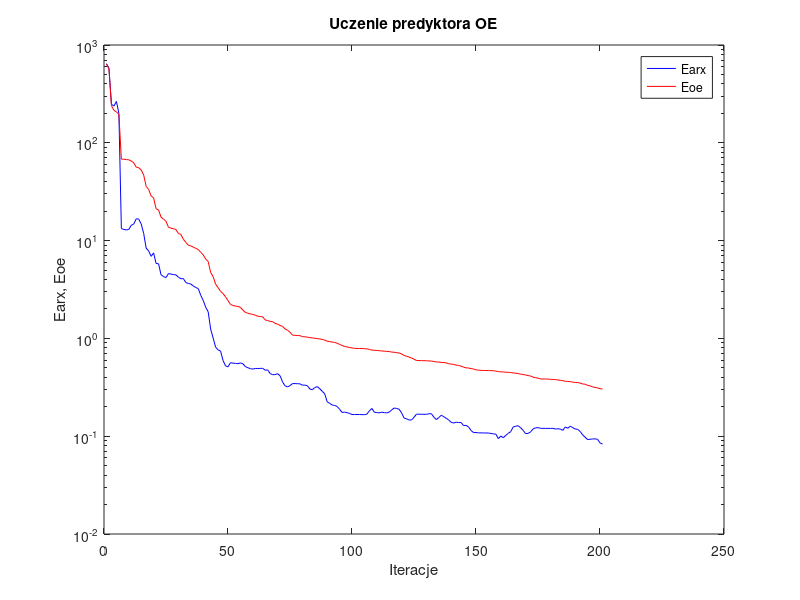
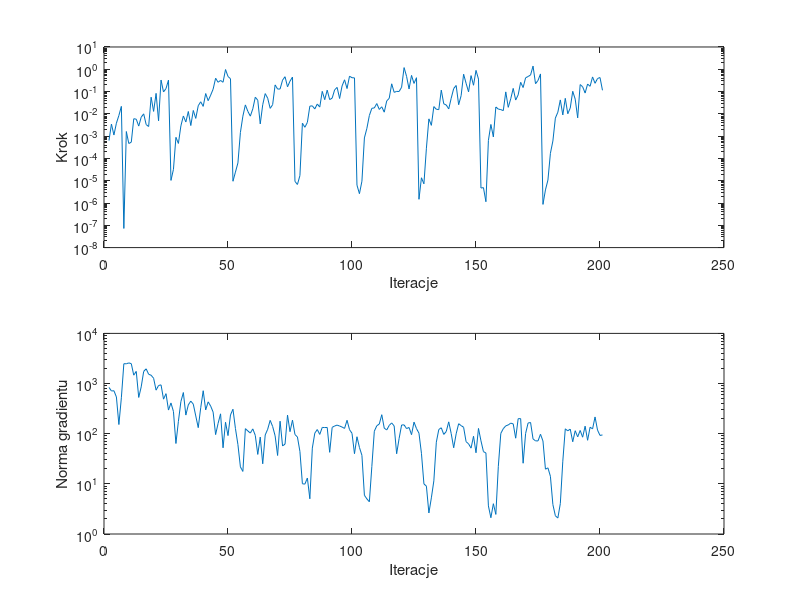

MATLAB code for these plots, in order:
%uczenie predyktora oe
clear all;
n=0; farx(n+1)=6.444436e+002; foe(n+1)=6.396079e+002; wspucz(n+1)=0.000000e+000; ng(n+1)=0.000000e+000;
%odnowa zmiennej metryki
n=1; farx(n+1)=5.782484e+002; foe(n+1)=5.694243e+002; krok(n+1)=6.328553e-004; ng(n+1)=8.376990e+002;
n=2; farx(n+1)=2.486121e+002; foe(n+1)=2.394532e+002; krok(n+1)=3.473809e-003; ng(n+1)=7.105239e+002;
n=3; farx(n+1)=2.374248e+002; foe(n+1)=2.147154e+002; krok(n+1)=1.123587e-003; ng(n+1)=7.190047e+002;
n=4; farx(n+1)=2.648790e+002; foe(n+1)=2.072857e+002; krok(n+1)=3.816075e-003; ng(n+1)=5.400145e+002;
n=5; farx(n+1)=2.007843e+002; foe(n+1)=1.951665e+002; krok(n+1)=8.473306e-003; ng(n+1)=1.522926e+002;
n=6; farx(n+1)=1.327245e+001; foe(n+1)=6.806369e+001; krok(n+1)=2.165649e-002; ng(n+1)=5.205465e+002;
n=7; farx(n+1)=1.302290e+001; foe(n+1)=6.795809e+001; krok(n+1)=7.230243e-008; ng(n+1)=2.483479e+003;
n=8; farx(n+1)=1.286066e+001; foe(n+1)=6.736077e+001; krok(n+1)=1.612540e-003; ng(n+1)=2.478231e+003;
n=9; farx(n+1)=1.301844e+001; foe(n+1)=6.703597e+001; krok(n+1)=4.676141e-004; ng(n+1)=2.578284e+003;
n=10; farx(n+1)=1.434556e+001; foe(n+1)=6.510832e+001; krok(n+1)=5.362933e-004; ng(n+1)=2.491817e+003;
n=11; farx(n+1)=1.479562e+001; foe(n+1)=6.238279e+001; krok(n+1)=6.046212e-003; ng(n+1)=1.468689e+003;
n=12; farx(n+1)=1.670668e+001; foe(n+1)=5.637422e+001; krok(n+1)=5.767896e-003; ng(n+1)=1.745961e+003;
n=13; farx(n+1)=1.661953e+001; foe(n+1)=5.566870e+001; krok(n+1)=2.827499e-003; ng(n+1)=5.282664e+002;
n=14; farx(n+1)=1.477963e+001; foe(n+1)=5.272034e+001; krok(n+1)=7.088910e-003; ng(n+1)=8.590143e+002;
n=15; farx(n+1)=1.183342e+001; foe(n+1)=4.683363e+001; krok(n+1)=1.000726e-002; ng(n+1)=1.745874e+003;
n=16; farx(n+1)=8.368269e+000; foe(n+1)=3.580377e+001; krok(n+1)=3.303815e-003; ng(n+1)=1.966913e+003;
n=17; farx(n+1)=7.851312e+000; foe(n+1)=3.340268e+001; krok(n+1)=2.707062e-003; ng(n+1)=1.531726e+003;
n=18; farx(n+1)=6.901608e+000; foe(n+1)=2.860398e+001; krok(n+1)=5.576355e-002; ng(n+1)=1.464305e+003;
n=19; farx(n+1)=7.485417e+000; foe(n+1)=2.735350e+001; krok(n+1)=1.289397e-002; ng(n+1)=1.274964e+003;
n=20; farx(n+1)=5.838484e+000; foe(n+1)=2.116164e+001; krok(n+1)=8.298877e-002; ng(n+1)=7.386191e+002;
n=21; farx(n+1)=5.796237e+000; foe(n+1)=2.056401e+001; krok(n+1)=4.874671e-003; ng(n+1)=9.146894e+002;
n=22; farx(n+1)=4.469302e+000; foe(n+1)=1.737501e+001; krok(n+1)=3.282103e-001; ng(n+1)=9.413066e+002;
n=23; farx(n+1)=4.287768e+000; foe(n+1)=1.657926e+001; krok(n+1)=9.599621e-002; ng(n+1)=4.884271e+002;
n=24; farx(n+1)=4.189864e+000; foe(n+1)=1.576157e+001; krok(n+1)=1.364675e-001; ng(n+1)=6.283168e+002;
n=25; farx(n+1)=4.606783e+000; foe(n+1)=1.367835e+001; krok(n+1)=3.261226e-001; ng(n+1)=2.960447e+002;
%odnowa zmiennej metryki
n=26; farx(n+1)=4.549277e+000; foe(n+1)=1.340154e+001; krok(n+1)=1.034570e-005; ng(n+1)=4.101827e+002;
n=27; farx(n+1)=4.488504e+000; foe(n+1)=1.322625e+001; krok(n+1)=3.223481e-005; ng(n+1)=2.774393e+002;
n=28; farx(n+1)=4.466183e+000; foe(n+1)=1.297730e+001; krok(n+1)=8.861138e-004; ng(n+1)=6.378124e+001;
n=29; farx(n+1)=4.226299e+000; foe(n+1)=1.182387e+001; krok(n+1)=4.706747e-004; ng(n+1)=1.765286e+002;
n=30; farx(n+1)=4.080343e+000; foe(n+1)=1.158136e+001; krok(n+1)=2.883948e-003; ng(n+1)=4.366304e+002;
n=31; farx(n+1)=4.083760e+000; foe(n+1)=1.031760e+001; krok(n+1)=8.029022e-003; ng(n+1)=6.621390e+002;
n=32; farx(n+1)=3.729513e+000; foe(n+1)=9.581646e+000; krok(n+1)=4.312903e-003; ng(n+1)=2.349995e+002;
n=33; farx(n+1)=3.645680e+000; foe(n+1)=8.970314e+000; krok(n+1)=1.276026e-002; ng(n+1)=3.759382e+002;
n=34; farx(n+1)=3.598166e+000; foe(n+1)=8.826057e+000; krok(n+1)=2.988526e-003; ng(n+1)=4.463339e+002;
n=35; farx(n+1)=3.440327e+000; foe(n+1)=8.578668e+000; krok(n+1)=1.420161e-002; ng(n+1)=3.887385e+002;
n=36; farx(n+1)=3.313586e+000; foe(n+1)=8.332433e+000; krok(n+1)=6.254878e-003; ng(n+1)=2.259986e+002;
n=37; farx(n+1)=3.232460e+000; foe(n+1)=8.098806e+000; krok(n+1)=2.316852e-002; ng(n+1)=1.319885e+002;
n=38; farx(n+1)=2.763195e+000; foe(n+1)=7.610497e+000; krok(n+1)=3.481722e-002; ng(n+1)=3.293282e+002;
n=39; farx(n+1)=2.447055e+000; foe(n+1)=7.139965e+000; krok(n+1)=2.165649e-002; ng(n+1)=7.194523e+002;
n=40; farx(n+1)=2.086831e+000; foe(n+1)=6.487132e+000; krok(n+1)=8.155575e-002; ng(n+1)=2.981853e+002;
n=41; farx(n+1)=1.875027e+000; foe(n+1)=6.118848e+000; krok(n+1)=3.899737e-002; ng(n+1)=4.314461e+002;
n=42; farx(n+1)=1.245064e+000; foe(n+1)=4.734884e+000; krok(n+1)=6.864555e-002; ng(n+1)=3.556388e+002;
n=43; farx(n+1)=1.011773e+000; foe(n+1)=4.278507e+000; krok(n+1)=1.280543e-001; ng(n+1)=2.695313e+002;
n=44; farx(n+1)=8.148924e-001; foe(n+1)=3.588403e+000; krok(n+1)=3.963765e-001; ng(n+1)=9.593924e+001;
n=45; farx(n+1)=7.631507e-001; foe(n+1)=3.309617e+000; krok(n+1)=2.611580e-001; ng(n+1)=1.604573e+002;
n=46; farx(n+1)=7.418144e-001; foe(n+1)=3.030146e+000; krok(n+1)=3.155149e-001; ng(n+1)=2.490000e+002;
n=47; farx(n+1)=5.940246e-001; foe(n+1)=2.866879e+000; krok(n+1)=2.613267e-001; ng(n+1)=5.234567e+001;
n=48; farx(n+1)=5.242599e-001; foe(n+1)=2.662999e+000; krok(n+1)=9.740223e-001; ng(n+1)=1.693191e+002;
n=49; farx(n+1)=5.122478e-001; foe(n+1)=2.436564e+000; krok(n+1)=4.747686e-001; ng(n+1)=9.165659e+001;
n=50; farx(n+1)=5.642456e-001; foe(n+1)=2.223816e+000; krok(n+1)=3.768236e-001; ng(n+1)=2.365843e+002;
%odnowa zmiennej metryki
n=51; farx(n+1)=5.589813e-001; foe(n+1)=2.169567e+000; krok(n+1)=9.479621e-006; ng(n+1)=3.073520e+002;
n=52; farx(n+1)=5.548129e-001; foe(n+1)=2.139813e+000; krok(n+1)=2.443486e-005; ng(n+1)=1.267451e+002;
n=53; farx(n+1)=5.516613e-001; foe(n+1)=2.123944e+000; krok(n+1)=6.293327e-005; ng(n+1)=6.061922e+001;
n=54; farx(n+1)=5.615600e-001; foe(n+1)=2.076010e+000; krok(n+1)=1.462416e-003; ng(n+1)=2.177736e+001;
n=55; farx(n+1)=5.503774e-001; foe(n+1)=1.948163e+000; krok(n+1)=7.883344e-003; ng(n+1)=1.768688e+001;
n=56; farx(n+1)=5.149002e-001; foe(n+1)=1.843720e+000; krok(n+1)=2.521242e-002; ng(n+1)=1.261074e+002;
n=57; farx(n+1)=5.018069e-001; foe(n+1)=1.807826e+000; krok(n+1)=1.296098e-002; ng(n+1)=1.134170e+002;
n=58; farx(n+1)=4.900704e-001; foe(n+1)=1.779092e+000; krok(n+1)=7.883344e-003; ng(n+1)=1.029653e+002;
n=59; farx(n+1)=4.857838e-001; foe(n+1)=1.759237e+000; krok(n+1)=1.680437e-002; ng(n+1)=1.247069e+002;
n=60; farx(n+1)=4.925173e-001; foe(n+1)=1.727000e+000; krok(n+1)=5.558094e-002; ng(n+1)=9.256380e+001;
n=61; farx(n+1)=4.927032e-001; foe(n+1)=1.683422e+000; krok(n+1)=4.109961e-002; ng(n+1)=3.863061e+001;
n=62; farx(n+1)=4.933625e-001; foe(n+1)=1.676424e+000; krok(n+1)=3.544455e-003; ng(n+1)=8.572311e+001;
n=63; farx(n+1)=4.947629e-001; foe(n+1)=1.660101e+000; krok(n+1)=2.565544e-002; ng(n+1)=2.514603e+001;
n=64; farx(n+1)=4.725043e-001; foe(n+1)=1.543889e+000; krok(n+1)=8.100548e-002; ng(n+1)=9.430943e+001;
n=65; farx(n+1)=4.767232e-001; foe(n+1)=1.522176e+000; krok(n+1)=5.051878e-002; ng(n+1)=1.226982e+002;
n=66; farx(n+1)=4.375803e-001; foe(n+1)=1.491870e+000; krok(n+1)=1.763378e-002; ng(n+1)=1.845468e+002;
n=67; farx(n+1)=4.254392e-001; foe(n+1)=1.484384e+000; krok(n+1)=2.580064e-002; ng(n+1)=1.392403e+002;
n=68; farx(n+1)=4.264832e-001; foe(n+1)=1.424607e+000; krok(n+1)=1.989372e-001; ng(n+1)=9.067473e+001;
n=69; farx(n+1)=4.355626e-001; foe(n+1)=1.398221e+000; krok(n+1)=1.293628e-001; ng(n+1)=3.678747e+001;
n=70; farx(n+1)=4.145560e-001; foe(n+1)=1.356285e+000; krok(n+1)=1.304848e-001; ng(n+1)=1.773746e+002;
n=71; farx(n+1)=3.589298e-001; foe(n+1)=1.325707e+000; krok(n+1)=3.261226e-001; ng(n+1)=5.688546e+001;
n=72; farx(n+1)=3.272658e-001; foe(n+1)=1.251062e+000; krok(n+1)=4.635137e-001; ng(n+1)=6.212809e+001;
n=73; farx(n+1)=3.194838e-001; foe(n+1)=1.211076e+000; krok(n+1)=1.634459e-001; ng(n+1)=2.346431e+002;
n=74; farx(n+1)=3.286640e-001; foe(n+1)=1.156900e+000; krok(n+1)=2.926858e-001; ng(n+1)=1.097805e+002;
n=75; farx(n+1)=3.453509e-001; foe(n+1)=1.081272e+000; krok(n+1)=4.461084e-001; ng(n+1)=1.863605e+002;
%odnowa zmiennej metryki
n=76; farx(n+1)=3.449506e-001; foe(n+1)=1.074721e+000; krok(n+1)=9.299765e-006; ng(n+1)=9.624231e+001;
n=77; farx(n+1)=3.443487e-001; foe(n+1)=1.070327e+000; krok(n+1)=6.801400e-006; ng(n+1)=8.578555e+001;
n=78; farx(n+1)=3.430997e-001; foe(n+1)=1.067010e+000; krok(n+1)=1.709205e-005; ng(n+1)=4.420521e+001;
n=79; farx(n+1)=3.326888e-001; foe(n+1)=1.042851e+000; krok(n+1)=3.813159e-003; ng(n+1)=1.004486e+001;
n=80; farx(n+1)=3.331739e-001; foe(n+1)=1.039369e+000; krok(n+1)=2.500228e-003; ng(n+1)=9.871968e+000;
n=81; farx(n+1)=3.280860e-001; foe(n+1)=1.030081e+000; krok(n+1)=4.118564e-003; ng(n+1)=1.308307e+001;
n=82; farx(n+1)=3.038227e-001; foe(n+1)=1.019435e+000; krok(n+1)=2.219272e-002; ng(n+1)=5.037833e+000;
n=83; farx(n+1)=2.990026e-001; foe(n+1)=1.010463e+000; krok(n+1)=2.284436e-002; ng(n+1)=5.160930e+001;
n=84; farx(n+1)=3.140000e-001; foe(n+1)=1.004844e+000; krok(n+1)=1.660195e-002; ng(n+1)=1.026836e+002;
n=85; farx(n+1)=3.216176e-001; foe(n+1)=9.943843e-001; krok(n+1)=2.768352e-002; ng(n+1)=1.209979e+002;
n=86; farx(n+1)=3.058592e-001; foe(n+1)=9.872332e-001; krok(n+1)=2.015462e-002; ng(n+1)=9.676156e+001;
n=87; farx(n+1)=2.877898e-001; foe(n+1)=9.772945e-001; krok(n+1)=1.020821e-001; ng(n+1)=1.334023e+002;
n=88; farx(n+1)=2.710196e-001; foe(n+1)=9.612307e-001; krok(n+1)=4.320574e-002; ng(n+1)=1.325450e+002;
n=89; farx(n+1)=2.244453e-001; foe(n+1)=9.357370e-001; krok(n+1)=1.160291e-001; ng(n+1)=1.332085e+002;
n=90; farx(n+1)=2.168737e-001; foe(n+1)=9.272348e-001; krok(n+1)=4.356626e-002; ng(n+1)=4.253651e+001;
n=91; farx(n+1)=2.082703e-001; foe(n+1)=9.177081e-001; krok(n+1)=5.079872e-002; ng(n+1)=1.338183e+002;
n=92; farx(n+1)=2.066077e-001; foe(n+1)=9.091196e-001; krok(n+1)=1.197092e-001; ng(n+1)=1.424767e+002;
n=93; farx(n+1)=2.016283e-001; foe(n+1)=8.925917e-001; krok(n+1)=1.534454e-001; ng(n+1)=1.484418e+002;
n=94; farx(n+1)=1.886512e-001; foe(n+1)=8.674700e-001; krok(n+1)=4.879939e-002; ng(n+1)=1.423021e+002;
n=95; farx(n+1)=1.748807e-001; foe(n+1)=8.480334e-001; krok(n+1)=1.794664e-001; ng(n+1)=1.356424e+002;
n=96; farx(n+1)=1.764347e-001; foe(n+1)=8.269156e-001; krok(n+1)=3.372291e-001; ng(n+1)=1.275227e+002;
n=97; farx(n+1)=1.740532e-001; foe(n+1)=8.181956e-001; krok(n+1)=1.365450e-001; ng(n+1)=1.851323e+002;
n=98; farx(n+1)=1.709089e-001; foe(n+1)=8.075791e-001; krok(n+1)=4.907389e-001; ng(n+1)=1.205005e+002;
n=99; farx(n+1)=1.664820e-001; foe(n+1)=7.980964e-001; krok(n+1)=4.176037e-001; ng(n+1)=1.017100e+002;
n=100; farx(n+1)=1.666725e-001; foe(n+1)=7.920052e-001; krok(n+1)=4.110512e-001; ng(n+1)=3.995274e+001;
%odnowa zmiennej metryki
n=101; farx(n+1)=1.666438e-001; foe(n+1)=7.887269e-001; krok(n+1)=6.325379e-006; ng(n+1)=8.690962e+001;
n=102; farx(n+1)=1.665640e-001; foe(n+1)=7.881297e-001; krok(n+1)=2.621559e-006; ng(n+1)=5.320721e+001;
n=103; farx(n+1)=1.662527e-001; foe(n+1)=7.872719e-001; krok(n+1)=9.515687e-006; ng(n+1)=3.704511e+001;
n=104; farx(n+1)=1.658612e-001; foe(n+1)=7.852554e-001; krok(n+1)=8.336543e-004; ng(n+1)=5.920303e+000;
n=105; farx(n+1)=1.681401e-001; foe(n+1)=7.822438e-001; krok(n+1)=2.241713e-003; ng(n+1)=5.013224e+000;
n=106; farx(n+1)=1.814725e-001; foe(n+1)=7.721783e-001; krok(n+1)=8.471180e-003; ng(n+1)=4.393326e+000;
n=107; farx(n+1)=1.922899e-001; foe(n+1)=7.596807e-001; krok(n+1)=1.775074e-002; ng(n+1)=2.222213e+001;
n=108; farx(n+1)=1.757856e-001; foe(n+1)=7.566615e-001; krok(n+1)=1.844475e-002; ng(n+1)=1.122166e+002;
n=109; farx(n+1)=1.742659e-001; foe(n+1)=7.530478e-001; krok(n+1)=2.896961e-002; ng(n+1)=1.439748e+002;
n=110; farx(n+1)=1.733173e-001; foe(n+1)=7.485426e-001; krok(n+1)=1.576669e-002; ng(n+1)=1.556991e+002;
n=111; farx(n+1)=1.759632e-001; foe(n+1)=7.439034e-001; krok(n+1)=2.074719e-002; ng(n+1)=2.392011e+002;
n=112; farx(n+1)=1.742000e-001; foe(n+1)=7.408098e-001; krok(n+1)=1.189399e-002; ng(n+1)=1.291062e+002;
n=113; farx(n+1)=1.730668e-001; foe(n+1)=7.364760e-001; krok(n+1)=3.802193e-002; ng(n+1)=1.187141e+002;
n=114; farx(n+1)=1.761951e-001; foe(n+1)=7.339677e-001; krok(n+1)=4.953895e-002; ng(n+1)=1.461895e+002;
n=115; farx(n+1)=1.856355e-001; foe(n+1)=7.248446e-001; krok(n+1)=2.228338e-001; ng(n+1)=1.640594e+002;
n=116; farx(n+1)=1.941985e-001; foe(n+1)=7.214006e-001; krok(n+1)=9.228634e-002; ng(n+1)=1.425728e+002;
n=117; farx(n+1)=1.920975e-001; foe(n+1)=7.142876e-001; krok(n+1)=1.015974e-001; ng(n+1)=3.984539e+001;
n=118; farx(n+1)=1.888396e-001; foe(n+1)=7.097053e-001; krok(n+1)=1.010376e-001; ng(n+1)=8.063846e+001;
n=119; farx(n+1)=1.729796e-001; foe(n+1)=6.935296e-001; krok(n+1)=1.559895e-001; ng(n+1)=1.491865e+002;
n=120; farx(n+1)=1.533492e-001; foe(n+1)=6.699100e-001; krok(n+1)=1.189063e+000; ng(n+1)=1.498805e+002;
n=121; farx(n+1)=1.505379e-001; foe(n+1)=6.562783e-001; krok(n+1)=4.819709e-001; ng(n+1)=1.264525e+002;
n=122; farx(n+1)=1.465923e-001; foe(n+1)=6.449893e-001; krok(n+1)=1.305790e-001; ng(n+1)=1.330887e+002;
n=123; farx(n+1)=1.463549e-001; foe(n+1)=6.302712e-001; krok(n+1)=5.312625e-001; ng(n+1)=9.559829e+001;
n=124; farx(n+1)=1.562237e-001; foe(n+1)=6.129940e-001; krok(n+1)=2.320583e-001; ng(n+1)=1.702020e+002;
n=125; farx(n+1)=1.679752e-001; foe(n+1)=5.947391e-001; krok(n+1)=4.187571e-001; ng(n+1)=1.265350e+002;
%odnowa zmiennej metryki
n=126; farx(n+1)=1.679316e-001; foe(n+1)=5.935705e-001; krok(n+1)=1.468641e-006; ng(n+1)=1.024612e+002;
n=127; farx(n+1)=1.675902e-001; foe(n+1)=5.922351e-001; krok(n+1)=1.356957e-005; ng(n+1)=4.066014e+001;
n=128; farx(n+1)=1.675400e-001; foe(n+1)=5.921802e-001; krok(n+1)=7.265431e-006; ng(n+1)=9.967193e+000;
n=129; farx(n+1)=1.673847e-001; foe(n+1)=5.906679e-001; krok(n+1)=2.879132e-004; ng(n+1)=9.012017e+000;
n=130; farx(n+1)=1.693700e-001; foe(n+1)=5.884626e-001; krok(n+1)=5.967857e-003; ng(n+1)=2.626881e+000;
n=131; farx(n+1)=1.699372e-001; foe(n+1)=5.864803e-001; krok(n+1)=3.049962e-003; ng(n+1)=5.260523e+000;
n=132; farx(n+1)=1.567936e-001; foe(n+1)=5.807120e-001; krok(n+1)=2.117616e-002; ng(n+1)=1.147923e+001;
n=133; farx(n+1)=1.480257e-001; foe(n+1)=5.742439e-001; krok(n+1)=1.604627e-002; ng(n+1)=6.776200e+001;
n=134; farx(n+1)=1.549800e-001; foe(n+1)=5.734177e-001; krok(n+1)=1.548166e-002; ng(n+1)=1.214199e+002;
n=135; farx(n+1)=1.639202e-001; foe(n+1)=5.681731e-001; krok(n+1)=1.160291e-001; ng(n+1)=1.311847e+002;
n=136; farx(n+1)=1.582368e-001; foe(n+1)=5.663690e-001; krok(n+1)=2.812841e-002; ng(n+1)=9.679294e+001;
n=137; farx(n+1)=1.525529e-001; foe(n+1)=5.619189e-001; krok(n+1)=2.502768e-002; ng(n+1)=1.104890e+002;
n=138; farx(n+1)=1.462201e-001; foe(n+1)=5.510084e-001; krok(n+1)=1.669856e-002; ng(n+1)=1.721938e+002;
n=139; farx(n+1)=1.387676e-001; foe(n+1)=5.460639e-001; krok(n+1)=5.019954e-002; ng(n+1)=1.006044e+002;
n=140; farx(n+1)=1.362488e-001; foe(n+1)=5.426359e-001; krok(n+1)=1.363489e-001; ng(n+1)=5.242735e+001;
n=141; farx(n+1)=1.390693e-001; foe(n+1)=5.329039e-001; krok(n+1)=1.872762e-001; ng(n+1)=9.954480e+001;
n=142; farx(n+1)=1.379328e-001; foe(n+1)=5.289575e-001; krok(n+1)=2.570124e-002; ng(n+1)=1.581025e+002;
n=143; farx(n+1)=1.378393e-001; foe(n+1)=5.203994e-001; krok(n+1)=6.544743e-002; ng(n+1)=1.449997e+002;
n=144; farx(n+1)=1.285133e-001; foe(n+1)=5.077474e-001; krok(n+1)=6.000244e-001; ng(n+1)=1.344092e+002;
n=145; farx(n+1)=1.289529e-001; foe(n+1)=5.001391e-001; krok(n+1)=2.353350e-001; ng(n+1)=6.925497e+001;
n=146; farx(n+1)=1.242967e-001; foe(n+1)=4.979224e-001; krok(n+1)=9.714883e-002; ng(n+1)=6.289228e+001;
n=147; farx(n+1)=1.144134e-001; foe(n+1)=4.909968e-001; krok(n+1)=5.202472e-001; ng(n+1)=5.153953e+001;
n=148; farx(n+1)=1.089497e-001; foe(n+1)=4.867055e-001; krok(n+1)=1.919924e-001; ng(n+1)=8.888136e+001;
n=149; farx(n+1)=1.090263e-001; foe(n+1)=4.768022e-001; krok(n+1)=8.922448e-001; ng(n+1)=4.167333e+001;
n=150; farx(n+1)=1.082013e-001; foe(n+1)=4.735216e-001; krok(n+1)=3.635836e-001; ng(n+1)=1.273704e+002;
%odnowa zmiennej metryki
n=151; farx(n+1)=1.081642e-001; foe(n+1)=4.711147e-001; krok(n+1)=4.702611e-006; ng(n+1)=7.219784e+001;
n=152; farx(n+1)=1.079501e-001; foe(n+1)=4.699938e-001; krok(n+1)=4.904537e-006; ng(n+1)=4.395546e+001;
n=153; farx(n+1)=1.079047e-001; foe(n+1)=4.697958e-001; krok(n+1)=1.142443e-006; ng(n+1)=4.125572e+001;
n=154; farx(n+1)=1.077763e-001; foe(n+1)=4.692344e-001; krok(n+1)=6.453470e-004; ng(n+1)=3.634461e+000;
n=155; farx(n+1)=1.068113e-001; foe(n+1)=4.681167e-001; krok(n+1)=3.343359e-003; ng(n+1)=2.110742e+000;
n=156; farx(n+1)=1.056057e-001; foe(n+1)=4.671064e-001; krok(n+1)=9.232346e-004; ng(n+1)=4.019896e+000;
n=157; farx(n+1)=1.049391e-001; foe(n+1)=4.633613e-001; krok(n+1)=2.038266e-002; ng(n+1)=2.458443e+000;
n=158; farx(n+1)=9.446843e-002; foe(n+1)=4.574825e-001; krok(n+1)=1.632237e-002; ng(n+1)=2.230617e+001;
n=159; farx(n+1)=1.004764e-001; foe(n+1)=4.551530e-001; krok(n+1)=1.552039e-002; ng(n+1)=1.012981e+002;
n=160; farx(n+1)=9.651235e-002; foe(n+1)=4.540367e-001; krok(n+1)=1.394132e-002; ng(n+1)=1.259368e+002;
n=161; farx(n+1)=1.019244e-001; foe(n+1)=4.511096e-001; krok(n+1)=9.673938e-002; ng(n+1)=1.432920e+002;
n=162; farx(n+1)=1.068438e-001; foe(n+1)=4.498303e-001; krok(n+1)=1.962977e-002; ng(n+1)=1.494987e+002;
n=163; farx(n+1)=1.113820e-001; foe(n+1)=4.475781e-001; krok(n+1)=4.715694e-002; ng(n+1)=1.621832e+002;
n=164; farx(n+1)=1.242759e-001; foe(n+1)=4.435752e-001; krok(n+1)=1.387085e-001; ng(n+1)=1.571054e+002;
n=165; farx(n+1)=1.264568e-001; foe(n+1)=4.405022e-001; krok(n+1)=4.158324e-002; ng(n+1)=8.134153e+001;
n=166; farx(n+1)=1.280035e-001; foe(n+1)=4.369646e-001; krok(n+1)=7.104066e-002; ng(n+1)=1.991147e+002;
n=167; farx(n+1)=1.221554e-001; foe(n+1)=4.314412e-001; krok(n+1)=2.601807e-001; ng(n+1)=1.998561e+002;
n=168; farx(n+1)=1.147789e-001; foe(n+1)=4.276105e-001; krok(n+1)=1.516292e-001; ng(n+1)=2.577342e+001;
n=169; farx(n+1)=1.062561e-001; foe(n+1)=4.222562e-001; krok(n+1)=4.144507e-001; ng(n+1)=1.009022e+002;
n=170; farx(n+1)=1.068485e-001; foe(n+1)=4.171709e-001; krok(n+1)=4.726961e-001; ng(n+1)=1.630760e+002;
n=171; farx(n+1)=1.105752e-001; foe(n+1)=4.122871e-001; krok(n+1)=5.551463e-001; ng(n+1)=1.673058e+002;
n=172; farx(n+1)=1.183905e-001; foe(n+1)=4.022085e-001; krok(n+1)=1.390988e+000; ng(n+1)=7.866573e+001;
n=173; farx(n+1)=1.217100e-001; foe(n+1)=3.965493e-001; krok(n+1)=2.250273e-001; ng(n+1)=7.198558e+001;
n=174; farx(n+1)=1.223637e-001; foe(n+1)=3.921036e-001; krok(n+1)=3.146509e-001; ng(n+1)=7.180316e+001;
n=175; farx(n+1)=1.203653e-001; foe(n+1)=3.850742e-001; krok(n+1)=6.182030e-001; ng(n+1)=9.752571e+001;
%odnowa zmiennej metryki
n=176; farx(n+1)=1.203427e-001; foe(n+1)=3.846388e-001; krok(n+1)=8.668785e-007; ng(n+1)=7.151994e+001;
n=177; farx(n+1)=1.202730e-001; foe(n+1)=3.844805e-001; krok(n+1)=3.872941e-006; ng(n+1)=1.961442e+001;
n=178; farx(n+1)=1.201848e-001; foe(n+1)=3.841836e-001; krok(n+1)=1.066004e-005; ng(n+1)=2.085337e+001;
n=179; farx(n+1)=1.201514e-001; foe(n+1)=3.813556e-001; krok(n+1)=1.697983e-004; ng(n+1)=1.415685e+001;
n=180; farx(n+1)=1.203568e-001; foe(n+1)=3.805829e-001; krok(n+1)=6.083012e-004; ng(n+1)=3.860702e+000;
n=181; farx(n+1)=1.184218e-001; foe(n+1)=3.787597e-001; krok(n+1)=6.450159e-003; ng(n+1)=2.314035e+000;
n=182; farx(n+1)=1.192404e-001; foe(n+1)=3.763511e-001; krok(n+1)=1.184956e-002; ng(n+1)=2.081622e+000;
n=183; farx(n+1)=1.182359e-001; foe(n+1)=3.727488e-001; krok(n+1)=4.215364e-002; ng(n+1)=4.041456e+000;
n=184; farx(n+1)=1.147803e-001; foe(n+1)=3.693562e-001; krok(n+1)=8.946591e-003; ng(n+1)=2.830244e+001;
n=185; farx(n+1)=1.244338e-001; foe(n+1)=3.642330e-001; krok(n+1)=4.973429e-002; ng(n+1)=1.251316e+002;
n=186; farx(n+1)=1.205498e-001; foe(n+1)=3.632176e-001; krok(n+1)=1.012183e-002; ng(n+1)=1.140181e+002;
n=187; farx(n+1)=1.266660e-001; foe(n+1)=3.616968e-001; krok(n+1)=1.825465e-002; ng(n+1)=1.234878e+002;
n=188; farx(n+1)=1.224667e-001; foe(n+1)=3.570913e-001; krok(n+1)=1.028419e-001; ng(n+1)=6.907705e+001;
n=189; farx(n+1)=1.183903e-001; foe(n+1)=3.544980e-001; krok(n+1)=4.569519e-002; ng(n+1)=1.146879e+002;
n=190; farx(n+1)=1.176394e-001; foe(n+1)=3.535230e-001; krok(n+1)=6.607631e-003; ng(n+1)=8.653410e+001;
n=191; farx(n+1)=1.118143e-001; foe(n+1)=3.494243e-001; krok(n+1)=2.063035e-001; ng(n+1)=1.160276e+002;
n=192; farx(n+1)=1.031838e-001; foe(n+1)=3.421168e-001; krok(n+1)=1.638325e-001; ng(n+1)=8.518146e+001;
n=193; farx(n+1)=9.764342e-002; foe(n+1)=3.402977e-001; krok(n+1)=8.569436e-002; ng(n+1)=1.413510e+002;
n=194; farx(n+1)=9.233985e-002; foe(n+1)=3.307329e-001; krok(n+1)=2.181855e-001; ng(n+1)=7.393146e+001;
n=195; farx(n+1)=9.308956e-002; foe(n+1)=3.271113e-001; krok(n+1)=1.722157e-001; ng(n+1)=1.345084e+002;
n=196; farx(n+1)=9.365014e-002; foe(n+1)=3.200804e-001; krok(n+1)=4.536903e-001; ng(n+1)=1.246689e+002;
n=197; farx(n+1)=9.397136e-002; foe(n+1)=3.152739e-001; krok(n+1)=2.349459e-001; ng(n+1)=2.157775e+002;
n=198; farx(n+1)=9.303405e-002; foe(n+1)=3.115968e-001; krok(n+1)=3.839848e-001; ng(n+1)=1.180816e+002;
n=199; farx(n+1)=8.542717e-002; foe(n+1)=3.060265e-001; krok(n+1)=4.268310e-001; ng(n+1)=9.231947e+001;
n=200; farx(n+1)=8.317935e-002; foe(n+1)=3.038857e-001; krok(n+1)=1.138873e-001; ng(n+1)=9.447167e+001;

figure; semilogy(farx,'b'); hold on; semilogy(foe,'r'); xlabel('Iteracje'); ylabel('Earx, Eoe'); legend('Earx','Eoe'); title('Uczenie predyktora OE');
figure; subplot(2,1,1); semilogy(krok); xlabel('Iteracje'); ylabel('Krok');
subplot(2,1,2); semilogy(ng); xlabel('Iteracje'); ylabel('Norma gradientu');
Earx=farx(n+1)
Eoe=foe(n+1)
